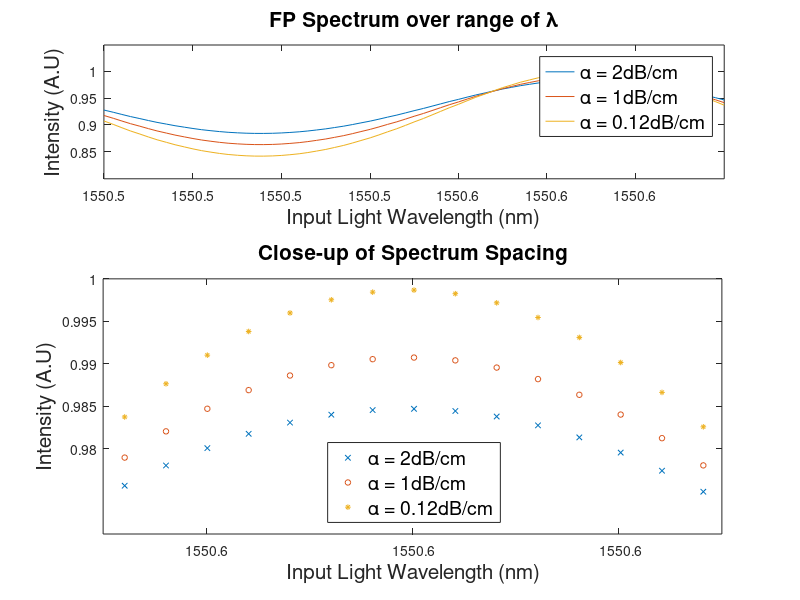

Write MATLAB code to recreate this figure.
% Sean Keenan
% Heriot Watt 4th-Year
% Fabry-Perot loss measurement for integrated waveguides
% Illustration of change in fringe contrast for low-loss values

clc
clear figure
clear variables

% cavity length (cm) / (m)
L = 0.532;
L_2 = 5.32E-3;
% wavelength start (m)
l.start = 1550.48E-9;
% wavelength end (m)
l.end = 1550.62E-9;
% wavelentgth step size (m)
step = 0.002E-9;
% wavelength array (m)
lambda = l.start:step:l.end;
% loss co-efficient (dB/cm)
loss = [2 1 0.12];
% loss co-efficient (1/m)
alpha = loss*100/4.343;
% input power
Pin = 1;
% refractive index
ni = 1;
nt = 1.53;
neff = 1.5178;
% reflectivity co-efficient
r = (nt - ni )/(nt + ni);
% delta phase shift calculation
delta = (4*pi()*L_2*neff)./lambda;

dot = ['x' 'o' '*'];
xaxis = lambda*1E9;

% power output calculation
for j = 1:length(loss)
    
    Pnumerator = Pin * (1 - r^2 * exp(-alpha(j)*L_2))^2;
    Pdenominator = 1 + (r^4 * exp(-alpha(j)*4*L_2)) - (2*r^2* exp(-alpha(j)*2*L_2) .* cos(delta));
    Pout(:,:,j) = Pnumerator./Pdenominator;
    
    % calculate fringe difference
    Imax(j) = max(Pout(:,:,j));
    Imin(j) = min(Pout(:,:,j));
    
    if j >= 2
        errormax(j) = Imax(j) - Imax(j-1);
        errormin(j) = Imin(j-1) - Imin(j);
    end
    
    % plot for waveguide
    hold on
    subplot(6,1,1:2)
    plot(xaxis, Pout(:,:,j),'-','MarkerSize',3)
    hold off
    hold on
    subplot(9,1,5:9)
    plot(xaxis(49:63), Pout(:,49:63,j), dot(j),'MarkerSize',4)
    hold off
end 

% calculate fringe contrast
errormax(1) = Imax(3) - Imax(1);
errormin(1) = Imin(1) - Imin(3);
contrast = Imax./Imin;

s1 = {' '};

% legend for plot
for k = 1:length(loss)
    
    string(k) = strcat('\alpha = ',s1, num2str(loss(k)),'dB/cm');
    
end

% format for axis
ymin = min(min(Pout));
ymax = max(max(Pout));
ymin = ymin - ymin./20;
ymax = ymax + ymax./20;

% format plot
subplot(6,1,1:2)
title ('FP Spectrum over range of \lambda','FontSize',15)
legend(string,'location','best','FontSize',14)
xlabel ('Input Light Wavelength (nm)','FontSize',15)
ylabel ('Intensity (A.U)','FontSize',15)
yticks(0.85:0.05:1)
xticks(min(xaxis):0.02:max(axis))
axis([min(xaxis) max(xaxis) ymin ymax])

subplot(9,1,5:9)
title ('Close-up of Spectrum Spacing','FontSize',15)
legend(string,'location','south','FontSize',14)
xlabel ('Input Light Wavelength (nm)','FontSize',15)
ylabel ('Intensity (A.U)','FontSize',15)
yticks(0.98:0.005:1)
xticks(1550.56:0.01:1550.61)